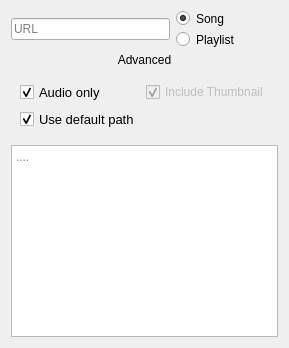
            <widget class="QWidget" name="download_page">
             <property name="styleSheet">
              <string notr="true">QPushButton{
	border: 0px transparent;
}

QPushButton:hover{
	text-decoration: underline;
}</string>
             </property>
             <layout class="QVBoxLayout" name="verticalLayout_24">
              <item>
               <layout class="QHBoxLayout" name="horizontalLayout_7">
                <item>
                 <widget class="QLineEdit" name="url_search_bar">
                  <property name="sizePolicy">
                   <sizepolicy hsizetype="MinimumExpanding" vsizetype="Fixed">
                    <horstretch>0</horstretch>
                    <verstretch>0</verstretch>
                   </sizepolicy>
                  </property>
                  <property name="styleSheet">
                   <string notr="true">border-bottom: 1px solid;</string>
                  </property>
                  <property name="text">
                   <string/>
                  </property>
                  <property name="placeholderText">
                   <string>URL</string>
                  </property>
                 </widget>
                </item>
                <item>
                 <layout class="QVBoxLayout" name="verticalLayout_23">
                  <item>
                   <widget class="QRadioButton" name="radio_song">
                    <property name="minimumSize">
                     <size>
                      <width>0</width>
                      <height>15</height>
                     </size>
                    </property>
                    <property name="text">
                     <string>Song</string>
                    </property>
                    <property name="checked">
                     <bool>true</bool>
                    </property>
                   </widget>
                  </item>
                  <item>
                   <widget class="QRadioButton" name="radio_playlist">
                    <property name="minimumSize">
                     <size>
                      <width>0</width>
                      <height>15</height>
                     </size>
                    </property>
                    <property name="text">
                     <string>Playlist</string>
                    </property>
                   </widget>
                  </item>
                 </layout>
                </item>
                <item>
                 <widget class="QPushButton" name="download_btn">
                  <property name="sizePolicy">
                   <sizepolicy hsizetype="Fixed" vsizetype="Fixed">
                    <horstretch>0</horstretch>
                    <verstretch>0</verstretch>
                   </sizepolicy>
                  </property>
                  <property name="cursor">
                   <cursorShape>PointingHandCursor</cursorShape>
                  </property>
                  <property name="text">
                   <string/>
                  </property>
                  <property name="icon">
                   <iconset resource="resources.qrc">
                    <normaloff>:/newPrefix/images/download.png</normaloff>:/newPrefix/images/download.png</iconset>
                  </property>
                 </widget>
                </item>
               </layout>
              </item>
              <item>
               <widget class="QPushButton" name="advanced_btn">
                <property name="cursor">
                 <cursorShape>PointingHandCursor</cursorShape>
                </property>
                <property name="text">
                 <string>Advanced</string>
                </property>
               </widget>
              </item>
              <item>
               <widget class="QWidget" name="advanced_widget" native="true">
                <property name="minimumSize">
                 <size>
                  <width>0</width>
                  <height>50</height>
                 </size>
                </property>
                <layout class="QGridLayout" name="gridLayout">
                 <item row="0" column="0">
                  <widget class="QCheckBox" name="audio_only_check">
                   <property name="font">
                    <font>
                     <pointsize>10</pointsize>
                    </font>
                   </property>
                   <property name="text">
                    <string>Audio only</string>
                   </property>
                   <property name="checked">
                    <bool>true</bool>
                   </property>
                  </widget>
                 </item>
                 <item row="1" column="0">
                  <widget class="QCheckBox" name="use_default_path_check">
                   <property name="font">
                    <font>
                     <pointsize>10</pointsize>
                    </font>
                   </property>
                   <property name="text">
                    <string>Use default path</string>
                   </property>
                   <property name="checked">
                    <bool>true</bool>
                   </property>
                  </widget>
                 </item>
                 <item row="0" column="1">
                  <widget class="QCheckBox" name="thumbnail_check">
                   <property name="enabled">
                    <bool>false</bool>
                   </property>
                   <property name="text">
                    <string>Include Thumbnail</string>
                   </property>
                   <property name="checked">
                    <bool>true</bool>
                   </property>
                  </widget>
                 </item>
                </layout>
               </widget>
              </item>
              <item>
               <widget class="QTextBrowser" name="status_box">
                <property name="placeholderText">
                 <string>....</string>
                </property>
               </widget>
              </item>
             </layout>
             <zorder>advanced_btn</zorder>
             <zorder>status_box</zorder>
             <zorder>advanced_widget</zorder>
            </widget>
